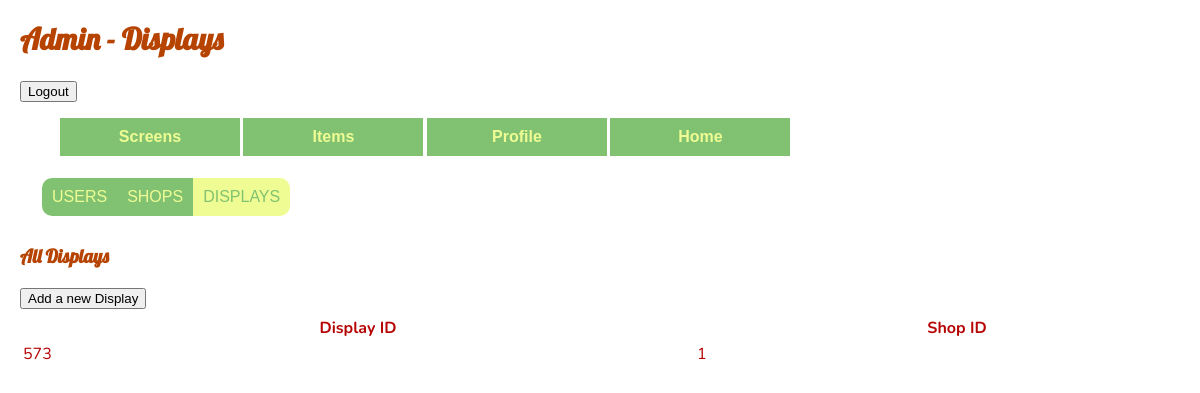
Before: /adminDisplays (signed in) with the older database file.
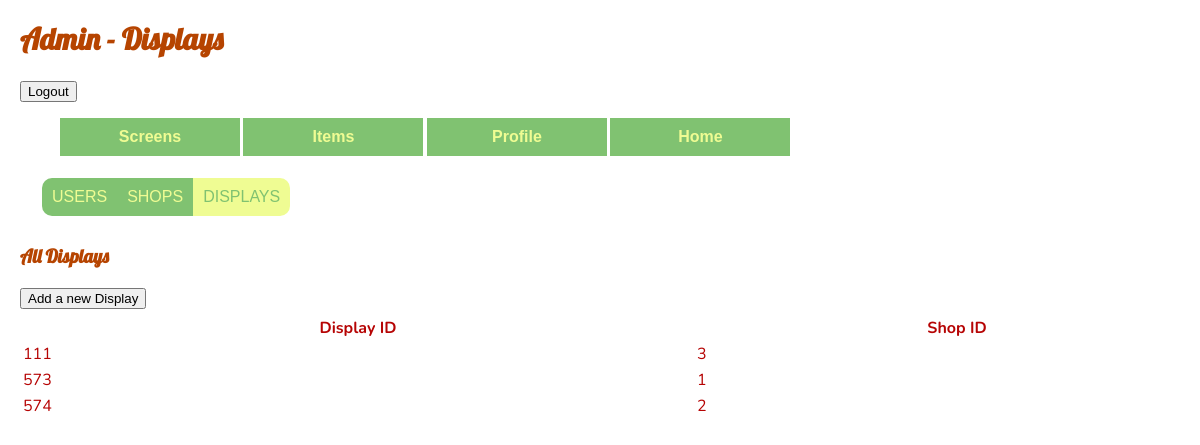
After: the same page with the newer database file.
### website/models.py (models this page shows)
class Displays(db.Model):
    displayID = db.Column(db.Integer, primary_key=True)
    shopID = db.Column(db.Integer, db.ForeignKey('shops.shopID'))
    shopMenus = db.relationship('ShopMenus', backref='display')
    shopAds = db.relationship('ShopAds', backref='display')

### website/displays.py (the view)
@displays.route('/adminDisplays', methods=['GET', 'POST'])
@login_required
def adminDisplays():
    user = current_user
    displays = Displays.query.all()  # retrieve all user data from the database
    return render_template('adminDisplays.html',
                           displays=displays,
                           user=user)

### website/__init__.py (called while the page is built)
def create_app():
    app = Flask(__name__)
    app.config['SECRET_KEY'] = 'itAlwaysWorksInTheEnd'
    app.config['SQLALCHEMY_DATABASE_URI'] = f'sqlite:///{DB_NAME}'
    db.init_app(app)
    from .views import views
    from .displays import displays
    from .auth import auth
    app.register_blueprint(views, url_prefix='/')
    app.register_blueprint(displays, url_prefix='/')
    app.register_blueprint(auth, url_prefix='/')
    from .models import Users, Shops, Displays, Advertisements, ShopAds, Items, Menus, ShopMenus, MenuItems
    with app.app_context():
        db.create_all()
    login_manager = LoginManager()
    login_manager.login_view = 'auth.login'
    login_manager.init_app(app)
    @login_manager.user_loader
    def load_user(id):
        return Users.query.get(int(id))
    return app

### website/templates/adminDisplays.html (shortened to what this page needs)
{% extends "base.html" %} {% block title %}Admin{% endblock %}
{% block content %}
    <div class="header" id="myHeader">
        <h2>Admin - Displays</h2>
        <br>
        <button onclick="window.location.href='/logout';">Logout</button>
        <nav>
            <ul>
                <li><a href='/screens'>Screens</a></li>
                <li><a href='/items'>Items</a></li>
                <li><a href='/profile'>Profile</a></li>
                {% if user.userType == 1 %}
                    <li><a href='/home'>Home</a></li>
                {% endif %}
            </ul>
        </nav>
    </div>
    <div>
        <form method="POST">
            <fieldset>
                <label for="users">Users</label>
                <label for="shops">Shops</label>
                <label for="displays">Displays</label>
            </fieldset>
        </form>
    </div>
    <div>
        <h3>All Displays</h3>
        <button type="button" onclick="window.location.href='/adminDisplaysAddNew';">Add a new Display</button>
        <table>
            <thead>
                <tr>
                <th>Display ID</th>
                <th>Shop ID</th>
                </tr>
            </thead>
            <tbody>
            {% for display in displays %}
                <tr onclick="window.location.href='/adminDisplayEdit/{{ display.displayID }}';" name="{{ display.displayID }}">
                    <td>{{ display.displayID }}</td>
                    <td>{{ display.shopID }}</td>
                </tr>
            {% endfor %}
            </tbody>
        </table>
    </div>
{% endblock %}

Changed rows visible on the page:
added Displays: displayID "111", shopID "3"
added Displays: displayID "574", shopID "2"
